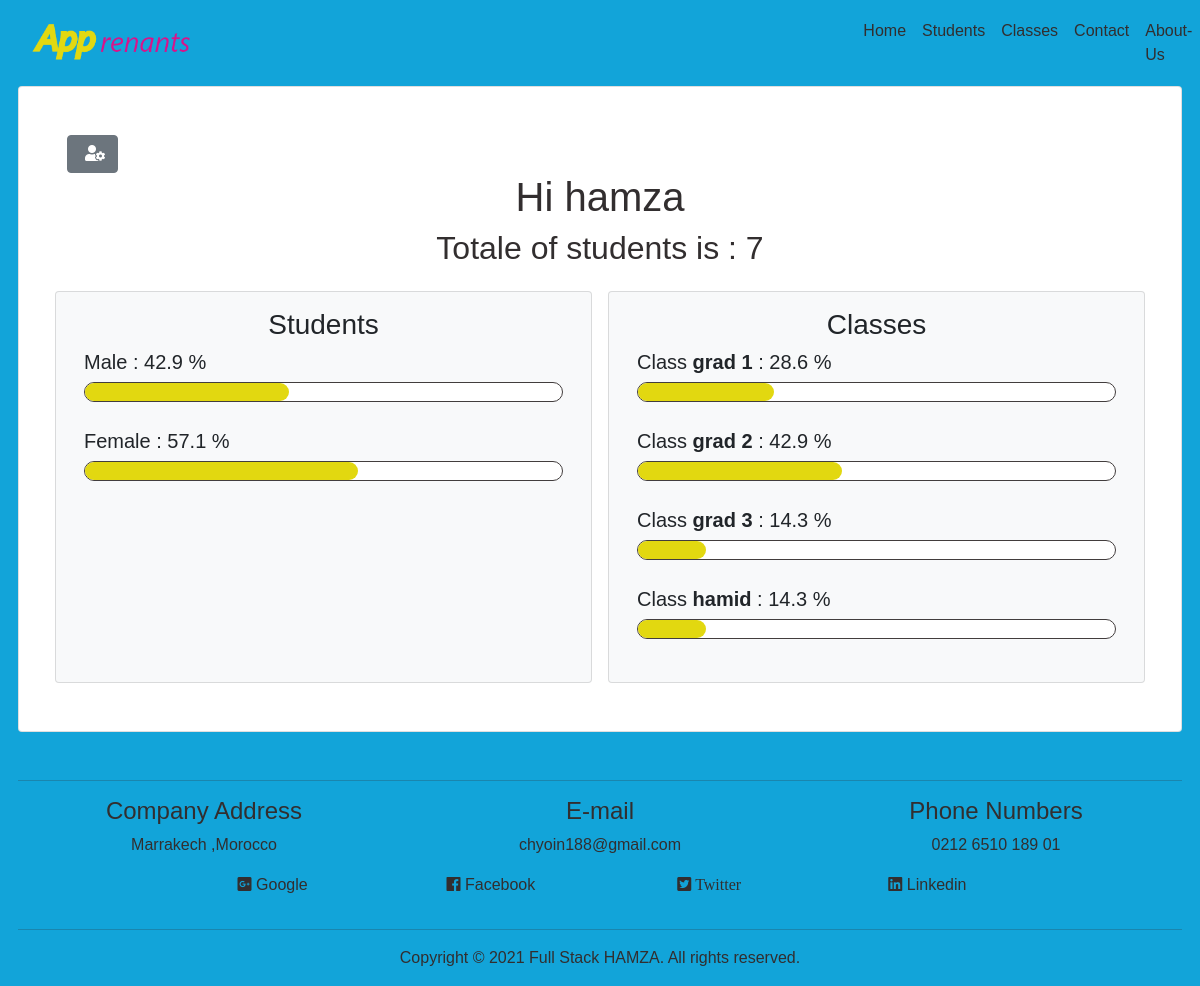
Screenshot of /code source/public/home (signed in) with the database file from the repository.
### tables this page shows
CREATE TABLE `user` (
  `id` int(11) NOT NULL,
  `username` varchar(60) NOT NULL,
  `email` varchar(60) NOT NULL,
  `password` varchar(255) NOT NULL,
  `role` varchar(25) NOT NULL,
  `date` datetime NOT NULL
);

CREATE TABLE `class` (
  `id` int(11) NOT NULL,
  `nom` varchar(60) NOT NULL,
  `specialite` varchar(60) NOT NULL,
  `desception` text NOT NULL,
  `id_user` int(11) NOT NULL,
  `date` datetime NOT NULL
);

### code source/app/core/app.php (called while the page is built, shortened)
<?php
Class App
{
	private $method = "index";
	public function __construct()
	{
		$url = $this->splitURL();
 		if(file_exists("../app/controllers/". strtolower($url[0]) .".php"))
 		{
 			unset($url[0]);
 		}
 		$this->controller = new $this->controller;
 		$this->params = array_values($url);
 		call_user_func_array([$this->controller,$this->method], $this->params);
	}
	private function splitURL()
	{
		if (isset($_SESSION['user_id'])) {
			$url = isset($_GET['url']) ? $_GET['url'] : "home";
		}else{
		$url = isset($_GET['url']) ? $_GET['url'] : "login";
	   }
		return explode("/", filter_var(trim($url,"/"),FILTER_SANITIZE_URL));
	}}

### code source/public/index.php (called while the page is built, shortened)
<?php
$app = new App();

### code source/app/core/db.php (called while the page is built, shortened)
<?php
Class Database
{
	private function db_connect()
	{
		try{
			$string = DB_TYPE .":host=".DB_HOST.";dbname=".DB_NAME.";";
			return $db = new PDO($string,DB_USER,DB_PASS);
		}catch(PDOException $e){
			die($e->getMessage());
		}
	}
	public function read($query,$data = [])
	{
		$DB = $this->db_connect();
		$stm = $DB->prepare($query);
		if(count($data) == 0)
		{
			$stm = $DB->query($query);
			$check = 0;
			if($stm){
				$check = 1;
			}
		}else{
			$check = $stm->execute($data);
		}
		if($check)
		{
			$data = $stm->fetchAll(PDO::FETCH_OBJ);
			if(is_array($data) && count($data) > 0)
			{
				return $data;
			}
			return false;
		}else
		{
			return false;
		}
	}
}

### code source/app/models/user.php (called while the page is built, shortened)
<?php
Class User
{
	function selectUser(){
		$DB = new Database();
		$arr['id'] =$_SESSION['user_id'];
			$query = "select * from user where id = :id";
			$data = $DB->read($query,$arr);
			if(is_array($data))
		   {
			return $data;
		    }
			return false;
    }
}?>

### code source/app/models/classes.php (called while the page is built, shortened)
<?php
class Classes {
    function selectClass(){
		$DB = new Database();
			$query = "select * from class  ORDER BY nom ASC";
			$data = $DB->read($query);
			if(is_array($data))
		   {
			return $data;
		    }
			return false;
    }
}

### code source/app/views/profile.php (the view, shortened to what this page needs)
<div class="card  m-auto p-5" >
<div class="click">
<button onclick="call()" id="click" class="btn btn-secondary" ><i class="fas fa-user-cog"></i></button>
</div>
<div class="row text-center mb-3">
<?php if(is_array($data['user'])):?>
<?php foreach($data['user'] as $row):?>
<div class=" col-md">
<h1 class="card-title  ">Hi <?=$row->username?></h1>
  <?php if(is_array($data['student'])): ?>
    <?php $totale = count($data['student']); ?>
    <h2 > Totale of students is : <?= $totale ?>  </h2>
    </div>
    </div>
    <div class="row gap-3 " >
    <div class="card bg-light col-md ">
    <a class="link-dark text-decoration-none" href="<?=ROOT?>apprenants">
      <div class="card-body">
      <?php
           $male= array_count_values(array_column($data['student'],'genre'))['male'] ?? 0;
           $female=array_count_values(array_column($data['student'],'genre'))['female'] ?? 0;
           $one = $male/$totale*100;
           $tow = $female/$totale*100;
           ?>
             <h3 class="text-center">Students</h3>
          <h5 >Male : <?=round($one,1)?> %</h5> <progress class="male" value='<?=$one?>' max='100'> </progress>
          <h5> Female : <?=round($tow,1)?> %</h5> <progress class="female" value='<?=$tow?>' max='100'>  </progress>
      </div>
    </a>
    </div>
    <div class="card bg-light col-md">
    <a class="link-dark text-decoration-none" href="<?=ROOT?>salle">
      <div class="card-body">
      <h3 class="text-center">Classes</h3>
      <?php if(is_array($data['class'])): ?>
        <?php foreach($data['class'] as $rw): ?>
            <?php $nom = $rw->nom;
            $num =array_count_values(array_column($data['student'],'id_class'))[$nom] ?? 0;
            $por = $num /$totale*100;
            ?>
                <h5>Class  <strong><?= $nom?></strong> : <?=round($por,1)?> % </h5> <progress  value='<?=$por?>' max='100'>  </progress>
          <?php endforeach; ?>
          <?php endif; ?>
          <?php endif; ?>
      </div>
    </a>
    </div>
  </div>
</div>
    <?php endforeach; ?>
    <?php endif; ?>

### code source/public/assets/css/main.css (style rules this page uses)
* { margin: 0; padding: 0; box-sizing: border-box; }
body { background-color: #12a4d9; font-family: Arial, Helvetica, sans-serif; width: 97% !important; margin: auto; color: #322e2f; }
.fas { margin-left: 5px !important; }
progress[value] { -webkit-appearance: none; margin-bottom: 20px; width: 100%; height: 20px; }

### rows the page displays
user: username "hamza", totale "7", one "42.9", $one 42.857142857143 (drawn), tow "57.1", $tow 57.142857142857 (drawn)
class: nom "grad 1", nom "28.6"
class: nom "grad 2", nom "42.9"
class: nom "grad 3", nom "14.3"
class: nom "hamid", nom "14.3"
